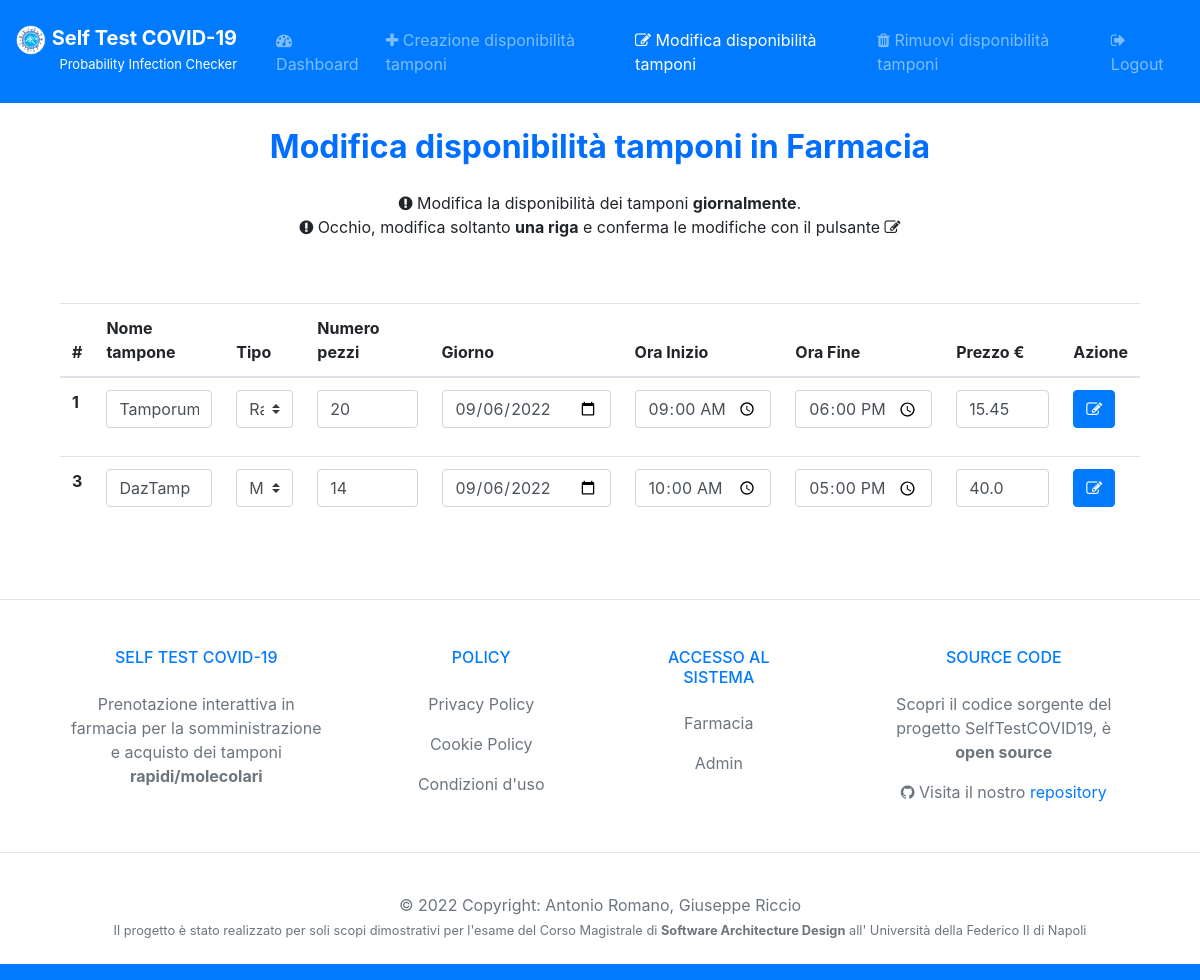
The page /modificaDisponibilitaTamponi (signed in) on the database its author committed.
### tables this page shows
CREATE TABLE `Tamponi` (
	ID INTEGER PRIMARY KEY AUTOINCREMENT,
	NomeTampone VARCHAR(50),
	Tipo VARCHAR(10),
	N_pezzi INTEGER,
	Giorno DATE,
	OraInizio TIME,
	OraFine TIME,
	Prezzo FLOAT,
	ID_Farmacia INTEGER,
	UNIQUE(NomeTampone,ID_Farmacia)
);

### controllers/GestioneDisponibilitàController.py (the view)
def modificaDisponibilitaTamponi():
    msg = ""
    msg_error = ""
    if 'loggedin' in session:
        connection = connectDB()
        tamponi = connection.execute('SELECT * FROM Tamponi WHERE ID_Farmacia = ?',(session['id'],)).fetchall()
        connection.close()
    else:
        return redirect('/loginFarmacia')
    return render_template('/FarmaciaView/modificaDisponibilitaTamponi.html', tamponi=tamponi, msg=msg, msg_error=msg_error)

### models/DB.py (called while the page is built)
def connectDB():
    connection = sqlite3.connect('./models/selftestcovid19.db')
    connection.row_factory = sqlite3.Row
    return connection

### templates/FarmaciaView/modificaDisponibilitaTamponi.html (shortened to what this page needs)
<!doctype html>
<html lang="it">
<head>
    <link rel="stylesheet" href="https://cdnjs.cloudflare.com/ajax/libs/font-awesome/4.7.0/css/font-awesome.min.css">
    <link rel="stylesheet" href="https://stackpath.bootstrapcdn.com/bootstrap/4.3.1/css/bootstrap.min.css">
</head>
<body>
    <nav class="navbar navbar-expand-lg navbar-dark bg-primary">
        <div style="margin-top: 10px; margin-right: 15px;">
            <a class="navbar-brand" href="#">
                <img src="/static/logo.png" width="30" height="30" alt="">
                <span style="margin-top: 10px; color: white; font-size: 20px ;"><b>Self Test COVID-19</b><br>
                    <p style="font-size: small; text-align: right;">Probability Infection Checker</p></a></span>
        </div>
        <div class="collapse navbar-collapse" id="navbarSupportedContent">
            <ul class="navbar-nav mr-auto">
                <li class="nav-item">
                    <a class="nav-link" href="/dashboardFarmacia"><i class="fa fa-tachometer" aria-hidden="true"></i>
                        Dashboard</a>
                </li>
                <li class="nav-item">
                    <a class="nav-link" href="/creazioneDisponibilitaTamponi"><i class="fa fa-plus"
                            aria-hidden="true"></i> Creazione disponibilità tamponi</a>
                </li>
                <li class="nav-item">
                <li class="nav-item active">
                    <a class="nav-link" href="#"><i class="fa fa-pencil-square-o" aria-hidden="true"></i> Modifica
                        disponibilità tamponi<span class="sr-only">(current)</span></a>
                </li>
                <li class="nav-item">
                    <a class="nav-link" href="/rimuoviDisponibilitaTamponi"><i class="fa fa-trash"
                            aria-hidden="true"></i> Rimuovi disponibilità tamponi</a>
                </li>
            </ul>
            <ul class="navbar-nav ml-auto">
                <li class="nav-item">
                    <a class="nav-link" href="/logout"><i class="fa fa-sign-out" aria-hidden="true"></i> Logout</a>
                </li>
            </ul>
        </div>
    </nav>
    <div class="container">
        <center>
            <h2 class="text-center" style="margin: 25px;"><b><span style="color: #006eff;">
                        Modifica disponibilità tamponi in Farmacia </span></b></h2>
            <h7><i class="fa fa-exclamation-circle" aria-hidden="true"></i> Modifica la disponibilità dei tamponi
                <b>giornalmente</b>. <br>
                <i class="fa fa-exclamation-circle" aria-hidden="true"></i> Occhio, modifica soltanto <b>una riga</b> e
                conferma le modifiche con il pulsante <i class="fa fa-pencil-square-o" aria-hidden="true"></i>
            </h7>
            <div class="container">
                <div class="d-flex justify-content-center mt-5 table-responsive">
                    <table class="table">
                        <thead>
                            <tr>
                                <th scope="col">#</th>
                                <th scope="col">Nome tampone</th>
                                <th scope="col">Tipo</th>
                                <th scope="col">Numero pezzi</th>
                                <th scope="col">Giorno</th>
                                <th scope="col">Ora Inizio</th>
                                <th scope="col">Ora Fine</th>
                                <th scope="col">Prezzo €</th>
                                <th scope="col">Azione</th>
                            </tr>
                        </thead>
                        <tbody>
                            {% for tampone in tamponi %}
                            <form action="/{{ tampone.ID }}/modificaDisponibilitaTamponi" method="POST">
                                <tr>
                                    <th scope="row">{{ tampone.ID }}</th>
                                    <td>
                                        <div class="form-group">
                                            <input type="text" class="form-control" name="NomeTampone"
                                                placeholder="Nome del tampone" value="{{ tampone.NomeTampone }}"
                                                required>
                                        </div>
                                    </td>
                                    <td>
                                        <div class="form-group">
                                            <select class="custom-select" name="Tipo" id="Tipo">
                                                <option value="{{ tampone.Tipo }}" selected hidden>{{ tampone.Tipo }}
                                                </option>
                                            </select>
                                        </div>
                                    </td>
                                    <td>
                                        <div class="form-group">
                                            <input type="number" class="form-control" name="N_pezzi"
                                                placeholder="N_pezzi" value="{{ tampone.N_pezzi }}" required>
                                        </div>
                                    </td>
                                    <td>
                                        <div class="form-group">
                                            <input type="date" class="form-control" name="Giorno" placeholder="Giorno"
                                                value="{{ tampone.Giorno }}" required>
                                        </div>
                                    </td>
                                    <td>
                                        <div class="form-group">
                                            <input type="time" class="form-control" name="OraInizio"
                                                placeholder="Fascia oraria" value="{{ tampone.OraInizio }}" required>
                                        </div>
                                    </td>
                                    <td>
                                        <div class="form-group">
                                            <input type="time" class="form-control" name="OraFine"
                                                placeholder="Fascia oraria" value="{{ tampone.OraFine }}" required>
                                        </div>
                                    </td>
                                    <td>
                                        <div class="form-group">
                                            <input type="number" step="0.01" class="form-control" name="Prezzo"
                                                placeholder="Prezzo" value="{{ tampone.Prezzo }}" required>
                                        </div>
                                    </td>
                                    <td>
                                        <div class="form-group">
                                            <button type="submit" class="btn btn-primary"><i
                                                    class="fa fa-pencil-square-o" aria-hidden="true"></i></button>
                                        </div>
                                    </td>
                                </tr>
                            </form>
                        </tbody>
                        {% endfor %}
                    </table>
                </div>
            </div>
        </center>
    </div>
</body>
<footer class="text-lg text-lg-start bg-white text-muted">
    <section class="d-flex justify-content-center justify-content-lg-between p-4 border-bottom">
    </section>
    <section class="">
      <div class="container text-center text-md-start mt-5">
        <div class="row mt-3">
          <div class="col-md-3 col-lg-4 col-xl-3 mx-auto mb-4">
            <h6 class="text-uppercase fw-bold mb-4  text-primary">
              Self Test COVID-19
            </h6>
            <p>
              Prenotazione interattiva in farmacia per la somministrazione e acquisto dei tamponi <b>rapidi/molecolari</b>
            </p>
          </div>
          <div class="col-md-2 col-lg-2 col-xl-2 mx-auto mb-4">
            <h6 class="text-uppercase fw-bold mb-4  text-primary">
              Policy
            </h6>
            <p>
              <a href="#!" class="text-reset">Privacy Policy</a>
            </p>
            <p>
              <a href="#!" class="text-reset">Cookie Policy</a>
            </p>
            <p>
              <a href="#!" class="text-reset">Condizioni d'uso</a>
            </p>
          </div>
          <div class="col-md-3 col-lg-2 col-xl-2 mx-auto mb-4">
            <h6 class="text-uppercase fw-bold mb-4  text-primary">
              Accesso al sistema
            </h6>
            <p>
              <a href="/loginFarmacia" class="text-reset">Farmacia</a>
            </p>
            <p>
              <a href="/loginAdmin" class="text-reset">Admin</a>
            </p>
          </div>
          <div class="col-md-4 col-lg-3 col-xl-3 mx-auto mb-md-0 mb-4">
            <h6 class="text-uppercase fw-bold mb-4  text-primary">SOURCE CODE</h6>
            <p>Scopri il codice sorgente del progetto SelfTestCOVID19, è <b>open source</b></p>
            <p><i class="fa fa-github"></i> Visita il nostro <a href="https://github.com/giuseppericcio/SelfTestCovid19">repository</a></p>
          </div>
        </div>
      </div>
    </section>
    <hr>
    <div class="text-center p-4  text-muted" style="background-color: rgba(255, 255, 255, 0.05);">
      © 2022 Copyright:
      <a class="text-muted fw-bold">Antonio Romano, Giuseppe Riccio</a>
      <small id="dateHelp" class="form-text text-muted text-primary">Il progetto è stato realizzato per soli scopi
        dimostrativi per l'esame del Corso Magistrale di <b>Software Architecture Design</b> all' Università della
        Federico II di Napoli</small>
    </div>
  </footer>
    <nav class="navbar navbar-expand-lg navbar-dark bg-primary">
    </nav>
</body>
</html>

### rows shown on the page
Tamponi: ID "1", NomeTampone "Tamporum", Tipo "Rapido", N_pezzi "20", Giorno "09/06/2022", OraInizio "09:00", OraFine "18:00", Prezzo "15.45"
Tamponi: ID "3", NomeTampone "DazTamp", Tipo "Molecolare", N_pezzi "14", Giorno "09/06/2022", OraInizio "10:00", OraFine "17:00", Prezzo "40.0"
